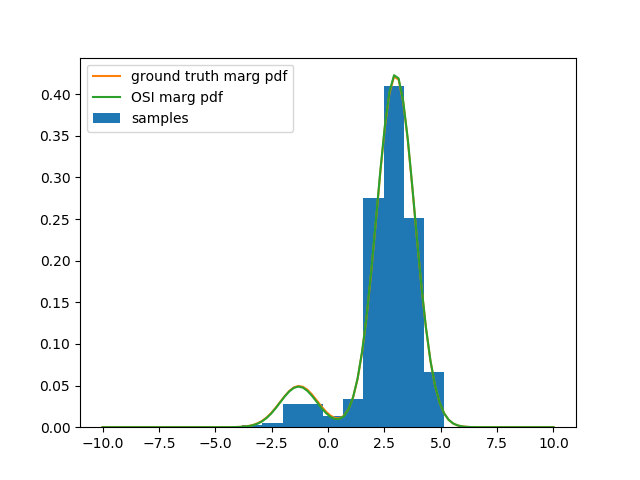

Here is the Python script that generated this plot:
import utils

utils.set_path(('..', '../gibbs'))

seed = 1
utils.set_seed(seed)

from Graph import F, RV, Domain, Graph
from Potential import LogTable, LogQuadratic, LogHybridQuadratic
from Potential import TablePotential, HybridQuadraticPotential, QuadraticPotential
from MLNPotential import MLNPotential, and_op, or_op, eq_op
import numpy as np

from EPBPLogVersion import EPBP
from OneShot import OneShot, LiftedOneShot

from hybrid_gaussian_mrf import convert_to_bn, block_gibbs_sample, get_crv_marg, get_drv_marg, \
    get_rv_marg_map_from_bn_params

domain_bool = Domain(values=(0, 1), continuous=False)
domain_real = Domain(values=(-10, 10), continuous=True)
rvs = [RV(domain=domain_bool),
       RV(domain=domain_bool),
       RV(domain=domain_real),
       RV(domain=domain_real)]
Nc = 2
covs = np.array([np.eye(Nc)] * len(rvs[0].values))
# means = np.array([[0., 0.], [0., 1.], [1., 0.]])
means = np.array([[-2., -2.], [0., 1.], [3., 0.]])
# factors = [F(nb=(rvs[0], rvs[2], rvs[3]),
#              log_potential_fun=LogHybridQuadratic(A=-0.5 * covs,
#                                                   b=means,
#                                                   c=-0.5 * np.array([np.dot(m, m) for m in means]))),
#            F(nb=(rvs[0],), log_potential_fun=LogTable(np.array([-0.1, 0, 2.]))),
#            F(nb=(rvs[0], rvs[1]), log_potential_fun=LogTable(np.array([[2., 0], [-0.1, 1]]))),
#            F(nb=(rvs[2],), log_potential_fun=LogQuadratic(A=-0.5 * np.ones([1, 1]), b=np.zeros([1]), c=0.))
#            ]

factors = [F(nb=(rvs[0], rvs[2], rvs[3]),
             # potential=MLNPotential(lambda x: (1 - x[0]) * eq_op(x[1], 4.) + x[0] * eq_op(x[1], x[2]), w=0.2)),
             potential=MLNPotential(lambda x: (1 - x[0]) * eq_op(x[1], 8.) + x[0] * eq_op(x[1], -7.), w=0.2)),
           # F(nb=(rvs[0], rvs[1]), potential=MLNPotential(lambda x: imp_op(x[0] * x[1], x[2]), w=1)),
           # F(nb=(rvs[0], rvs[1]), potential=MLNPotential(lambda x: and_op(x[0], x[1]), w=1)),
           # F(nb=(rvs[2],), potential=QuadraticPotential(A=-0.5 * np.ones([1, 1]), b=np.zeros([1]), c=0.))
           F(nb=(rvs[2], rvs[3]), potential=QuadraticPotential(A=-0.5 * np.eye(2), b=np.array([1., 2.]), c=0.))
           # ensure normalizability
           ]

g = Graph()  # not really needed here; just to conform to existing API
g.rvs = rvs
g.factors = factors
g.init_nb()
g.init_rv_indices()
Vd, Vc, Vd_idx, Vc_idx = g.Vd, g.Vc, g.Vd_idx, g.Vc_idx

names = ('EPBP', 'OSI')
num_algos = len(names)
mmap_res = np.empty([num_algos, len(rvs)])

algo = 0
name = names[algo]
bp = EPBP(g, n=20, proposal_approximation='simple')
# start_time = time.process_time()
bp.run(10, log_enable=False)
# time_cost[name] = (time.process_time() - start_time) / num_runs / num_tests + time_cost.get(name, 0)
# print(name, f'time {time.process_time() - start_time}')
for i, rv in enumerate(rvs):
    mmap_res[algo, i] = bp.map(rv)

algo += 1
name = names[algo]
utils.set_log_potential_funs(g.factors_list)  # OSI assumes factors have callable .log_potential_fun
K = 2
T = 12
lr = 0.4
its = 200
fix_mix_its = int(its * 0.5)
osi = OneShot(g=g, K=K, T=T, seed=seed)  # can be moved outside of all loops if the ground MRF doesn't change
osi.run(lr=lr, its=its, fix_mix_its=fix_mix_its)
# print('osi params', osi.params)
for i, rv in enumerate(rvs):
    mmap_res[algo, i] = osi.map(obs_rvs=[], query_rv=rv)

# ground truth
# first, need to convert factor.log_potential_funs to one of (LogTable, LogQuadratic, LogHybridQuadratic);
# this can be done by first converting the corresponding potentials to one of (TablePotential, QuadraticPotential,
# HybridQuadraticPotential), then calling the .to_log_potential method on the potential objects
# manual conversion here:
factors[0].potential = HybridQuadraticPotential(
    A=-factors[0].potential.w * np.array([np.array([[1., 0], [0, 0]]), np.array([[1., 0.], [0., 0.]])]),
    b=-factors[0].potential.w * np.array([[-16., 0], [14., 0.]]),
    c=-factors[0].potential.w * np.array([64., 49.])
)
# all disc potentials must be converted to TablePotential to be used by baseline
for factor in factors:
    if factor.domain_type == 'd' and not isinstance(factor.potential, TablePotential):
        assert isinstance(factor.potential, MLNPotential), 'currently can only handle MLN'
        factor.potential = utils.convert_disc_MLNPotential_to_TablePotential(factor.potential, factor.nb)
utils.set_log_potential_funs(factors, skip_existing=False)  # create lpot_funs to be used by baseline

bn_res = convert_to_bn(factors, Vd, Vc, return_Z=True)
bn = bn_res[:-1]
Z = bn_res[-1]
print('BN params', bn)
print('true -logZ', -np.log(Z))
true_mmap = np.empty(len(rvs))
for i, rv in enumerate(rvs):
    true_mmap[i] = get_rv_marg_map_from_bn_params(*bn, Vd_idx, Vc_idx, rv)

for a, name in enumerate(names):
    print(f'{name} mmap diff', mmap_res[a] - true_mmap)

num_burnin = 100
num_samples = 400
disc_samples, cont_samples = block_gibbs_sample(factors, Vd=Vd, Vc=Vc, num_burnin=num_burnin,
                                                num_samples=num_samples, disc_block_its=20)

test_drv_idx = 0
print('true test drv marg', get_drv_marg(bn[0], Vd_idx, Vd[test_drv_idx]))
print('sampled test drv marg', np.bincount(disc_samples[:, test_drv_idx]) / num_samples)
#
test_crv_idx = 0
# test_crv_idx = 1
test_crv_marg_params = get_crv_marg(*bn, Vc_idx, Vc[test_crv_idx])
print(f'true crv{test_crv_idx} marg params', test_crv_marg_params)
osi_test_crv_marg_params = osi.params['w'], osi.params['Mu'][test_crv_idx], osi.params['Var'][test_crv_idx]
print(f'osi crv{test_crv_idx} marg params', osi_test_crv_marg_params)

import matplotlib.pyplot as plt

plt.figure()
xs = np.linspace(-10, 10, 100)
plt.hist(cont_samples[:, test_crv_idx], normed=True, label='samples')
plt.plot(xs,
         np.exp(utils.get_scalar_gm_log_prob(xs, w=test_crv_marg_params[0], mu=test_crv_marg_params[1],
                                             var=test_crv_marg_params[2])),
         label='ground truth marg pdf')
plt.plot(xs,
         np.exp(utils.get_scalar_gm_log_prob(xs, w=osi_test_crv_marg_params[0], mu=osi_test_crv_marg_params[1],
                                             var=osi_test_crv_marg_params[2])),
         label='OSI marg pdf')

plt.legend(loc='best')
# plt.show()
save_name = __file__.split('.py')[0]
plt.savefig('%s.png' % save_name)
